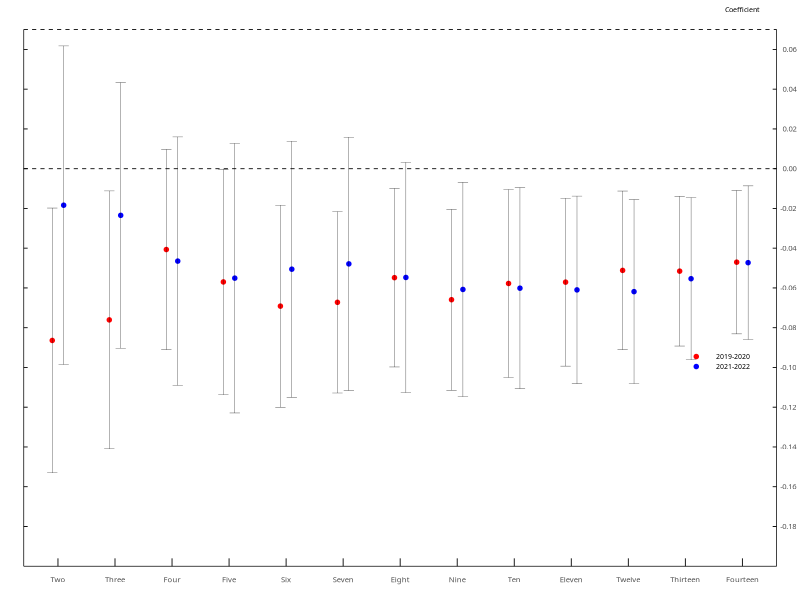
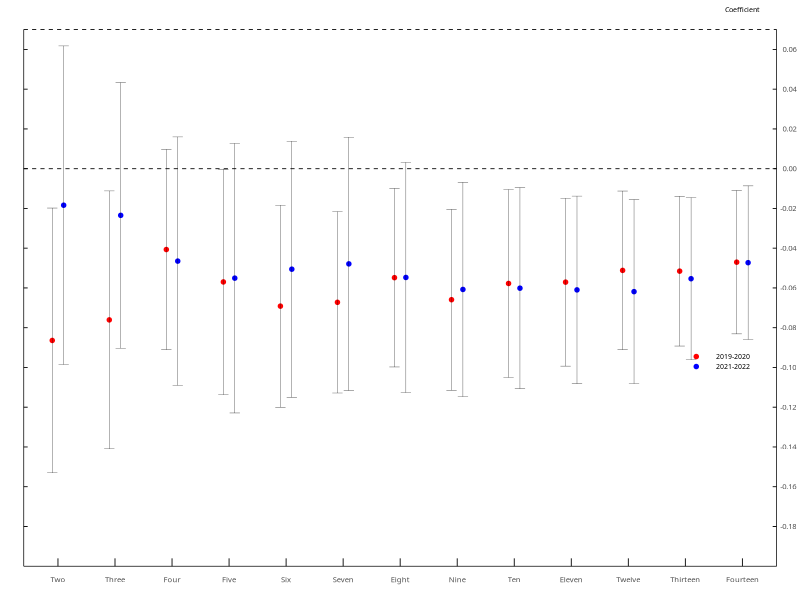
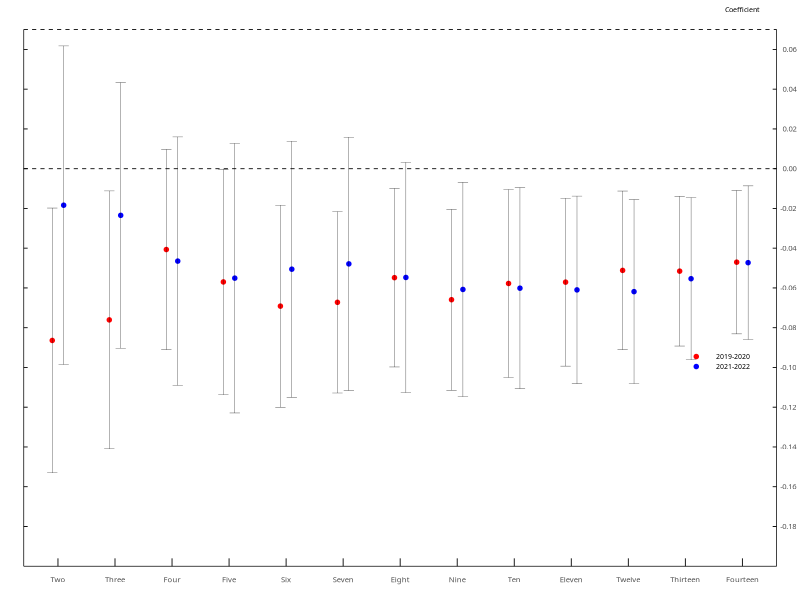

Source code (R) for these figures, in order:
library(ggplot2)

# Combine the data for the two panels into a single data frame and add a 'phase' column
data_combined <- rbind(
  data.frame(
    variable = c("Two","Three", "Four", "Five", "Six", "Seven", "Eight", "Nine", "Ten", "Eleven", "Twelve", "Thirteen", "Fourteen"),
    estimate = c(-0.0864171, -0.0760732, -0.0406795,	-0.0569814,	-0.069155,	-0.067232,	-0.0548301,	-0.0659203,	-0.0577483,	-0.0570807,	-0.0511731,	-0.0515474,	-0.0470324),
    se = c(0.0339906,	0.0331048, 0.0257269,	0.028948,	0.0259289,	0.0232816,	0.0229237,	0.0232217,	0.0241243,	0.0215509,	0.0203722,	0.0192263,	0.0184132),
    low_ci = c(-0.153038676,	-0.140958608,	-0.091104224,	-0.11371948,	-0.119975644,	-0.112863936,	-0.099760552,	-0.111434832,	-0.105031928,	-0.099320464,	-0.091102612,	-0.089230948,	-0.083122272
),
    high_ci = c(-0.019795524,	-0.011187792,	0.009745,	-0.00024332,	-0.018334356,	-0.021600064,	-0.009899648,	-0.020405768,	-0.010464672,	-0.014840936,	-0.011243588,	-0.013863852,	-0.010942528
),
    phase = "2019-2020"  # Added 'phase' column with the phase label
  ),
  data.frame(
    variable = c("Two","Three", "Four", "Five", "Six", "Seven", "Eight", "Nine", "Ten", "Eleven", "Twelve", "Thirteen", "Fourteen"),
    estimate = c(-0.0183808,	-0.0234805,	-0.0464968,	-0.0550711,	-0.0505669,	-0.0478951,	-0.0547274,	-0.0607627,	-0.0601236,	-0.0609813,	-0.0618632,	-0.0553616,	-0.0472948
),
    se = c(0.0408902,	0.0340842,	0.0318726,	0.0346075,	0.0328686,	0.0325165,	0.0295557,	0.0275198,	0.0257968,	0.0240816,	0.0236218,	0.0208269,	0.0197129
),
    low_ci = c(-0.098525592,	-0.090285532,	-0.108967096,	-0.1229018,	-0.114989356,	-0.11162744,	-0.112656572,	-0.114701508,	-0.110685328,	-0.108181236,	-0.108161928,	-0.096182324,	-0.085932084
),
    high_ci = c(0.061763992,	0.043324532,	0.015973496,	0.0127596,	0.013855556,	0.01583724,	0.003201772,	-0.006823892,	-0.009561872,	-0.013781364,	-0.015564472,	-0.014540876,	-0.008657516
),      
    phase = "2021-2022"  # Added 'phase' column with the phase label
  )

)

# Specify the order of the x-axis labels
x_axis_order_combined <- c("Two","Three", "Four", "Five", "Six", "Seven", "Eight", "Nine", "Ten", "Eleven", "Twelve", "Thirteen", "Fourteen")
data_combined$variable <- factor(data_combined$variable, levels = x_axis_order_combined)

scaleFUN <- function(x) {
  formatted_labels <- format(x, nsmall = 1)
  formatted_labels[formatted_labels == "0.0"] <- "0.0"
  paste0(formatted_labels)
}
# Create the plot with both panels side by side and a legend
plot_combined <- ggplot(data_combined, aes(x = variable, color = phase)) +
  geom_point(aes(y = estimate), size = 1.20, position = position_dodge(width = 0.40)) +
  geom_errorbar(aes(ymin = low_ci, ymax = high_ci), size = 0.1, 
                width = ifelse(data_combined$phase == "2019-2020", 0.4, 0.4), 
                color = "black", 
                position = position_dodge2(width = 0.4)) +  # Set error bar color to black
  geom_hline(yintercept = 0, linetype = "dashed", color = "black", size = 0.3) +
  geom_hline(yintercept = 0.07, linetype = "dashed", color = "black", size = 0.3) +
  labs(title = "",
       x = "",
       y = "",
       color = "Phase") +
  theme_minimal() +
  theme(
    plot.title = element_text(hjust = 0.5),
    panel.border = element_blank(),
    panel.spacing = unit(0.5, "lines"),
    panel.grid.major = element_blank(),
    panel.grid.minor = element_blank(),
    axis.line.x = element_line(color = "black", size = 0.25),
    axis.line.y = element_line(color = "black", size = 0.25),
    axis.text.x = element_text(angle = 0, hjust = 0.5, vjust = -3, size = 5.5, family = "CM Roman"),
    axis.ticks.length.y = unit(-0.10, "cm"),
    axis.title.y = element_text(vjust = 1),
    axis.text.y = element_text(vjust = 0.5, hjust = -6, size = 5.5, family = "CM Roman"),
    axis.text.y.left = element_blank(),
    axis.text.y.right = element_text(hjust = 1.2), 
    plot.margin = margin(0.1, 0.1, 0.1, 0.1, "cm"),
    axis.ticks.x = element_line(size = unit(0.3, "cm"), color = "black"),
    axis.ticks.length.x = unit(-0.20, "cm"),
    axis.ticks.y = element_line(size = unit(0.3, "cm"), color = "black"),
    axis.ticks.margin = unit(0.2, "cm"),
    legend.text = element_text(size = 5, family = "CM Roman"),  # Adjust the size here for the legend text
    legend.position = c(0.97, 0.40),
    legend.justification = c("right", "top"),
    legend.box.just = "right",
    legend.margin = margin(0, 3, 0, 0),
    legend.spacing.x = unit(-0.1, "cm"),  # Adjust the spacing between dot and label
  ) +
  coord_cartesian(clip = "off", ylim = c(-0.20, 0.07)) +
  scale_color_manual(values = c("2019-2020" = "red", "2021-2022" = "blue")) +
  scale_y_continuous(
    expand = c(0, 0), 
    breaks = seq(-0.18, 0.07, by = 0.02),
    sec.axis = sec_axis(
      trans = ~., 
      breaks = seq(-0.18, 0.07, by = 0.02), 
    )
  ) +
  annotate("text", x = 13.00, y = 0.08, label = "Coefficient", size = 1.8, family = "CM Roman")


# Remove the legend title
plot_combined <- plot_combined +
  theme(legend.title = element_blank(),
        legend.key.height = unit(0.50, "lines")) +
  guides(shape = FALSE)


# View the combined plot
print(plot_combined)

filename <- "LF_exit_coef_child.eps"  # Specify the desired filename
ggsave(paste0("/mq/home/m1oma00/Michael/michael_egon/",filename), plot = plot_combined, width = 4.75, height = 2.10, units = "in", device = cairo_ps)

filename_pdf <- "LF_exit_coef_child.pdf"  # Specify the desired filename with a .pdf extension
ggsave(paste0("/mq/home/m1oma00/Michael/michael_egon/", filename_pdf), plot = plot_combined, width = 4.75, height = 2.10, units = "in", device = cairo_pdf)

